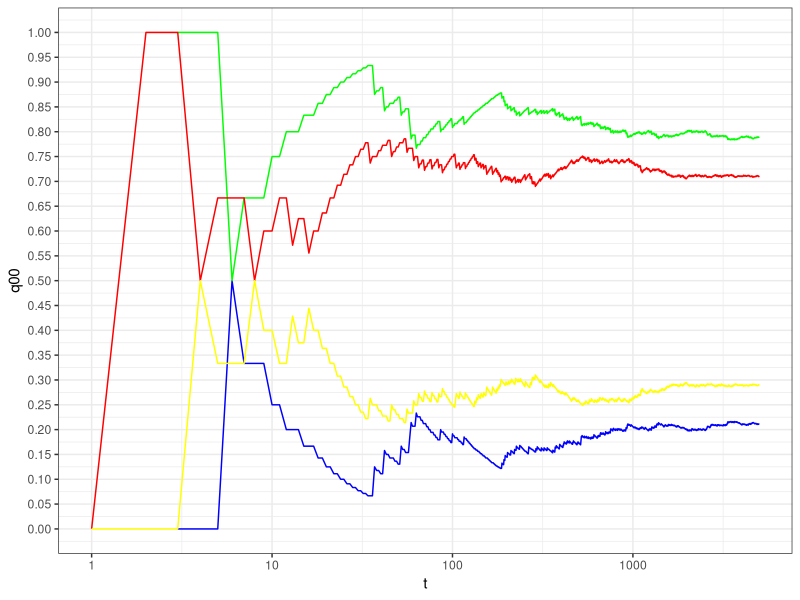

The R source for this figure:
library(ggplot2)

l = 5*10^3

p0 = 0.2
p1 = 0.7

h = function(x){return(p0+(p1-p0)*x)}

sim = data.frame(t = numeric(l), x = numeric(l), reg = logical(l))
probs = data.frame(t = 1, q00=0, q01=0, q10=0, q11=0)

start = sample(c(0,1),1)

for(i in 1:l){
  u = runif(1)
  if(i==1) x= start
  if(i>1) x = ifelse(u>h(sim$x[i-1]),1,0)
  reg = ifelse(i==1,T,u<=p0|u>=p1)
  sim[i,1]=i
  sim[i,2]=x
  sim[i,3]=reg
  
  if(i==1){q00=0; q01=0; q10=0; q11=0;q0=0;q1=0}
  if(i>1){
    if(sim$x[i-1]==0 & sim$x[i]==0){q00 = q00+1; q0=q0+1}
    if(sim$x[i-1]==0 & sim$x[i]==1){q01 = q01+1; q0=q0+1}
    if(sim$x[i-1]==1 & sim$x[i]==0){q10 = q10+1; q1=q1+1}
    if(sim$x[i-1]==1 & sim$x[i]==1){q11 = q11+1; q1=q1+1}
  }
  if(i>1) probs = rbind(probs, c(i,q00/q0,q01/q0,q10/q1,q11/q1))
}

ggplot(data=probs,aes(x=t))+
  geom_path(aes(y=q00), color = 'blue')+
  geom_path(aes(y=q01), color = 'green')+
  geom_path(aes(y=q10), color = 'red')+
  geom_path(aes(y=q11), color = 'yellow')+
  scale_x_continuous(trans='log10')+
  scale_y_continuous( breaks = seq(0,1,0.05))+
  theme_bw()
